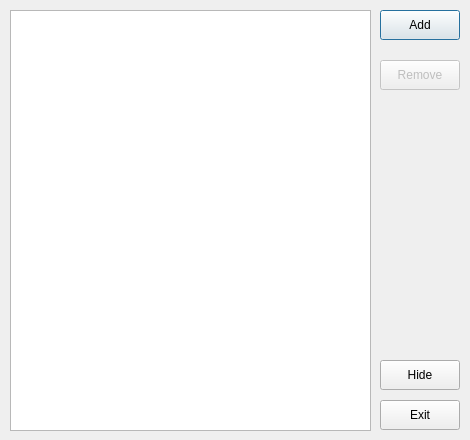
<?xml version="1.0" encoding="UTF-8"?>
<ui version="4.0">
 <class>Dialog</class>
 <widget class="QDialog" name="Dialog">
  <property name="geometry">
   <rect>
    <x>0</x>
    <y>0</y>
    <width>470</width>
    <height>440</height>
   </rect>
  </property>
  <property name="windowTitle">
   <string>HNx Voice Commands</string>
  </property>
  <widget class="QPushButton" name="pushButton_add">
   <property name="geometry">
    <rect>
     <x>380</x>
     <y>10</y>
     <width>80</width>
     <height>30</height>
    </rect>
   </property>
   <property name="text">
    <string>Add</string>
   </property>
   <property name="default">
    <bool>true</bool>
   </property>
  </widget>
  <widget class="QPushButton" name="pushButton_remove">
   <property name="enabled">
    <bool>false</bool>
   </property>
   <property name="geometry">
    <rect>
     <x>380</x>
     <y>60</y>
     <width>80</width>
     <height>30</height>
    </rect>
   </property>
   <property name="text">
    <string>Remove</string>
   </property>
  </widget>
  <widget class="QPushButton" name="pushButton_hide">
   <property name="geometry">
    <rect>
     <x>380</x>
     <y>360</y>
     <width>80</width>
     <height>30</height>
    </rect>
   </property>
   <property name="text">
    <string>Hide</string>
   </property>
  </widget>
  <widget class="QPushButton" name="pushButton_exit">
   <property name="geometry">
    <rect>
     <x>380</x>
     <y>400</y>
     <width>80</width>
     <height>30</height>
    </rect>
   </property>
   <property name="text">
    <string>Exit</string>
   </property>
  </widget>
  <widget class="QTableWidget" name="tableWidget">
   <property name="geometry">
    <rect>
     <x>10</x>
     <y>10</y>
     <width>361</width>
     <height>421</height>
    </rect>
   </property>
   <property name="sizePolicy">
    <sizepolicy hsizetype="Expanding" vsizetype="Expanding">
     <horstretch>0</horstretch>
     <verstretch>0</verstretch>
    </sizepolicy>
   </property>
   <property name="sizeIncrement">
    <size>
     <width>0</width>
     <height>0</height>
    </size>
   </property>
   <property name="editTriggers">
    <set>QAbstractItemView::NoEditTriggers</set>
   </property>
   <property name="showDropIndicator" stdset="0">
    <bool>false</bool>
   </property>
   <property name="dragDropOverwriteMode">
    <bool>false</bool>
   </property>
   <property name="selectionMode">
    <enum>QAbstractItemView::SingleSelection</enum>
   </property>
   <property name="selectionBehavior">
    <enum>QAbstractItemView::SelectRows</enum>
   </property>
   <property name="horizontalScrollMode">
    <enum>QAbstractItemView::ScrollPerPixel</enum>
   </property>
   <property name="wordWrap">
    <bool>false</bool>
   </property>
   <property name="cornerButtonEnabled">
    <bool>false</bool>
   </property>
   <property name="columnCount">
    <number>2</number>
   </property>
   <attribute name="horizontalHeaderVisible">
    <bool>false</bool>
   </attribute>
   <attribute name="verticalHeaderVisible">
    <bool>false</bool>
   </attribute>
   <column/>
   <column/>
  </widget>
 </widget>
 <layoutdefault spacing="6" margin="11"/>
 <resources/>
 <connections/>
</ui>
